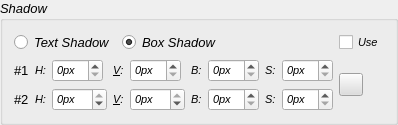
                            <widget class="QGroupBox" name="gbTextShadow">
                             <property name="minimumSize">
                              <size>
                               <width>0</width>
                               <height>110</height>
                              </size>
                             </property>
                             <property name="font">
                              <font>
                               <family>Arial</family>
                               <pointsize>10</pointsize>
                               <weight>50</weight>
                               <italic>true</italic>
                               <bold>false</bold>
                              </font>
                             </property>
                             <property name="title">
                              <string>Shadow</string>
                             </property>
                             <layout class="QGridLayout" name="gridLayout_15">
                              <item row="1" column="0" colspan="3">
                               <layout class="QGridLayout" name="gridLayout_14">
                                <item row="0" column="0">
                                 <widget class="QLabel" name="label_85">
                                  <property name="font">
                                   <font>
                                    <family>Arial</family>
                                    <pointsize>10</pointsize>
                                    <weight>50</weight>
                                    <italic>false</italic>
                                    <bold>false</bold>
                                   </font>
                                  </property>
                                  <property name="text">
                                   <string>#1</string>
                                  </property>
                                 </widget>
                                </item>
                                <item row="0" column="1">
                                 <widget class="QLabel" name="label_37">
                                  <property name="font">
                                   <font>
                                    <family>Arial</family>
                                    <pointsize>8</pointsize>
                                    <weight>50</weight>
                                    <italic>true</italic>
                                    <bold>false</bold>
                                   </font>
                                  </property>
                                  <property name="text">
                                   <string>H:</string>
                                  </property>
                                  <property name="buddy">
                                   <cstring>sbShadowHoriz1</cstring>
                                  </property>
                                 </widget>
                                </item>
                                <item row="0" column="2">
                                 <widget class="QSpinBox" name="sbShadowHoriz1">
                                  <property name="sizePolicy">
                                   <sizepolicy hsizetype="Fixed" vsizetype="Fixed">
                                    <horstretch>0</horstretch>
                                    <verstretch>0</verstretch>
                                   </sizepolicy>
                                  </property>
                                  <property name="font">
                                   <font>
                                    <family>Arial</family>
                                    <pointsize>8</pointsize>
                                    <weight>50</weight>
                                    <italic>true</italic>
                                    <bold>false</bold>
                                   </font>
                                  </property>
                                  <property name="toolTip">
                                   <string>Horizontal displacement</string>
                                  </property>
                                  <property name="suffix">
                                   <string>px</string>
                                  </property>
                                 </widget>
                                </item>
                                <item row="0" column="3">
                                 <widget class="QLabel" name="label_38">
                                  <property name="font">
                                   <font>
                                    <family>Arial</family>
                                    <pointsize>8</pointsize>
                                    <weight>50</weight>
                                    <italic>true</italic>
                                    <bold>false</bold>
                                   </font>
                                  </property>
                                  <property name="text">
                                   <string>&amp;V:</string>
                                  </property>
                                  <property name="buddy">
                                   <cstring>sbShadowVert1</cstring>
                                  </property>
                                 </widget>
                                </item>
                                <item row="0" column="4">
                                 <widget class="QSpinBox" name="sbShadowVert1">
                                  <property name="sizePolicy">
                                   <sizepolicy hsizetype="Fixed" vsizetype="Fixed">
                                    <horstretch>0</horstretch>
                                    <verstretch>0</verstretch>
                                   </sizepolicy>
                                  </property>
                                  <property name="font">
                                   <font>
                                    <family>Arial</family>
                                    <pointsize>8</pointsize>
                                    <weight>50</weight>
                                    <italic>true</italic>
                                    <bold>false</bold>
                                   </font>
                                  </property>
                                  <property name="toolTip">
                                   <string>Vertical displacement</string>
                                  </property>
                                  <property name="suffix">
                                   <string>px</string>
                                  </property>
                                 </widget>
                                </item>
                                <item row="0" column="5">
                                 <widget class="QLabel" name="label_39">
                                  <property name="font">
                                   <font>
                                    <family>Arial</family>
                                    <pointsize>8</pointsize>
                                    <weight>50</weight>
                                    <italic>true</italic>
                                    <bold>false</bold>
                                   </font>
                                  </property>
                                  <property name="text">
                                   <string>B:</string>
                                  </property>
                                  <property name="buddy">
                                   <cstring>sbShadowBlur1</cstring>
                                  </property>
                                 </widget>
                                </item>
                                <item row="0" column="6">
                                 <widget class="QSpinBox" name="sbShadowBlur1">
                                  <property name="sizePolicy">
                                   <sizepolicy hsizetype="Fixed" vsizetype="Fixed">
                                    <horstretch>0</horstretch>
                                    <verstretch>0</verstretch>
                                   </sizepolicy>
                                  </property>
                                  <property name="font">
                                   <font>
                                    <family>Arial</family>
                                    <pointsize>8</pointsize>
                                    <weight>50</weight>
                                    <italic>true</italic>
                                    <bold>false</bold>
                                   </font>
                                  </property>
                                  <property name="toolTip">
                                   <string>Blur in pixels</string>
                                  </property>
                                  <property name="suffix">
                                   <string>px</string>
                                  </property>
                                 </widget>
                                </item>
                                <item row="0" column="7">
                                 <widget class="QLabel" name="label_87">
                                  <property name="font">
                                   <font>
                                    <family>Arial</family>
                                    <pointsize>8</pointsize>
                                    <weight>50</weight>
                                    <italic>true</italic>
                                    <bold>false</bold>
                                   </font>
                                  </property>
                                  <property name="text">
                                   <string>S:</string>
                                  </property>
                                  <property name="buddy">
                                   <cstring>sbShadowBlur1</cstring>
                                  </property>
                                 </widget>
                                </item>
                                <item row="0" column="8">
                                 <widget class="QSpinBox" name="sbShadowSpread1">
                                  <property name="sizePolicy">
                                   <sizepolicy hsizetype="Fixed" vsizetype="Fixed">
                                    <horstretch>0</horstretch>
                                    <verstretch>0</verstretch>
                                   </sizepolicy>
                                  </property>
                                  <property name="font">
                                   <font>
                                    <family>Arial</family>
                                    <pointsize>8</pointsize>
                                    <weight>50</weight>
                                    <italic>true</italic>
                                    <bold>false</bold>
                                   </font>
                                  </property>
                                  <property name="toolTip">
                                   <string>Spread in pixels</string>
                                  </property>
                                  <property name="suffix">
                                   <string>px</string>
                                  </property>
                                 </widget>
                                </item>
                                <item row="1" column="0">
                                 <widget class="QLabel" name="label_86">
                                  <property name="font">
                                   <font>
                                    <family>Arial</family>
                                    <pointsize>10</pointsize>
                                    <weight>50</weight>
                                    <italic>false</italic>
                                    <bold>false</bold>
                                   </font>
                                  </property>
                                  <property name="text">
                                   <string>#2</string>
                                  </property>
                                 </widget>
                                </item>
                                <item row="1" column="1">
                                 <widget class="QLabel" name="label_83">
                                  <property name="font">
                                   <font>
                                    <family>Arial</family>
                                    <pointsize>8</pointsize>
                                    <weight>50</weight>
                                    <italic>true</italic>
                                    <bold>false</bold>
                                   </font>
                                  </property>
                                  <property name="text">
                                   <string>H:</string>
                                  </property>
                                  <property name="buddy">
                                   <cstring>sbShadowHoriz1</cstring>
                                  </property>
                                 </widget>
                                </item>
                                <item row="1" column="2">
                                 <widget class="QSpinBox" name="sbShadowHoriz2">
                                  <property name="sizePolicy">
                                   <sizepolicy hsizetype="Fixed" vsizetype="Fixed">
                                    <horstretch>0</horstretch>
                                    <verstretch>0</verstretch>
                                   </sizepolicy>
                                  </property>
                                  <property name="font">
                                   <font>
                                    <family>Arial</family>
                                    <pointsize>8</pointsize>
                                    <weight>50</weight>
                                    <italic>true</italic>
                                    <bold>false</bold>
                                   </font>
                                  </property>
                                  <property name="toolTip">
                                   <string>Horizontal displacement</string>
                                  </property>
                                  <property name="suffix">
                                   <string>px</string>
                                  </property>
                                  <property name="minimum">
                                   <number>-99</number>
                                  </property>
                                  <property name="maximum">
                                   <number>0</number>
                                  </property>
                                 </widget>
                                </item>
                                <item row="1" column="3">
                                 <widget class="QLabel" name="label_84">
                                  <property name="font">
                                   <font>
                                    <family>Arial</family>
                                    <pointsize>8</pointsize>
                                    <weight>50</weight>
                                    <italic>true</italic>
                                    <bold>false</bold>
                                   </font>
                                  </property>
                                  <property name="text">
                                   <string>&amp;V:</string>
                                  </property>
                                  <property name="buddy">
                                   <cstring>sbShadowVert1</cstring>
                                  </property>
                                 </widget>
                                </item>
                                <item row="1" column="4">
                                 <widget class="QSpinBox" name="sbShadowVert2">
                                  <property name="sizePolicy">
                                   <sizepolicy hsizetype="Fixed" vsizetype="Fixed">
                                    <horstretch>0</horstretch>
                                    <verstretch>0</verstretch>
                                   </sizepolicy>
                                  </property>
                                  <property name="font">
                                   <font>
                                    <family>Arial</family>
                                    <pointsize>8</pointsize>
                                    <weight>50</weight>
                                    <italic>true</italic>
                                    <bold>false</bold>
                                   </font>
                                  </property>
                                  <property name="toolTip">
                                   <string>Vertical displacement</string>
                                  </property>
                                  <property name="suffix">
                                   <string>px</string>
                                  </property>
                                  <property name="minimum">
                                   <number>-99</number>
                                  </property>
                                  <property name="maximum">
                                   <number>0</number>
                                  </property>
                                 </widget>
                                </item>
                                <item row="1" column="5">
                                 <widget class="QLabel" name="label_82">
                                  <property name="font">
                                   <font>
                                    <family>Arial</family>
                                    <pointsize>8</pointsize>
                                    <weight>50</weight>
                                    <italic>true</italic>
                                    <bold>false</bold>
                                   </font>
                                  </property>
                                  <property name="text">
                                   <string>B:</string>
                                  </property>
                                  <property name="buddy">
                                   <cstring>sbShadowBlur1</cstring>
                                  </property>
                                 </widget>
                                </item>
                                <item row="1" column="6">
                                 <widget class="QSpinBox" name="sbShadowBlur2">
                                  <property name="sizePolicy">
                                   <sizepolicy hsizetype="Fixed" vsizetype="Fixed">
                                    <horstretch>0</horstretch>
                                    <verstretch>0</verstretch>
                                   </sizepolicy>
                                  </property>
                                  <property name="font">
                                   <font>
                                    <family>Arial</family>
                                    <pointsize>8</pointsize>
                                    <weight>50</weight>
                                    <italic>true</italic>
                                    <bold>false</bold>
                                   </font>
                                  </property>
                                  <property name="toolTip">
                                   <string>Blur in pixels</string>
                                  </property>
                                  <property name="suffix">
                                   <string>px</string>
                                  </property>
                                 </widget>
                                </item>
                                <item row="1" column="7">
                                 <widget class="QLabel" name="label_88">
                                  <property name="font">
                                   <font>
                                    <family>Arial</family>
                                    <pointsize>8</pointsize>
                                    <weight>50</weight>
                                    <italic>true</italic>
                                    <bold>false</bold>
                                   </font>
                                  </property>
                                  <property name="text">
                                   <string>S:</string>
                                  </property>
                                  <property name="buddy">
                                   <cstring>sbShadowBlur1</cstring>
                                  </property>
                                 </widget>
                                </item>
                                <item row="1" column="8">
                                 <widget class="QSpinBox" name="sbShadowSpread2">
                                  <property name="sizePolicy">
                                   <sizepolicy hsizetype="Fixed" vsizetype="Fixed">
                                    <horstretch>0</horstretch>
                                    <verstretch>0</verstretch>
                                   </sizepolicy>
                                  </property>
                                  <property name="font">
                                   <font>
                                    <family>Arial</family>
                                    <pointsize>8</pointsize>
                                    <weight>50</weight>
                                    <italic>true</italic>
                                    <bold>false</bold>
                                   </font>
                                  </property>
                                  <property name="toolTip">
                                   <string>Spread in pixels</string>
                                  </property>
                                  <property name="suffix">
                                   <string>px</string>
                                  </property>
                                 </widget>
                                </item>
                               </layout>
                              </item>
                              <item row="0" column="1">
                               <widget class="QRadioButton" name="rbBoxShadow">
                                <property name="text">
                                 <string>Box Shadow</string>
                                </property>
                                <property name="checked">
                                 <bool>true</bool>
                                </property>
                               </widget>
                              </item>
                              <item row="0" column="3">
                               <widget class="QCheckBox" name="chkShadowOn">
                                <property name="font">
                                 <font>
                                  <family>Arial</family>
                                  <pointsize>8</pointsize>
                                  <weight>50</weight>
                                  <italic>true</italic>
                                  <bold>false</bold>
                                 </font>
                                </property>
                                <property name="text">
                                 <string>Use</string>
                                </property>
                               </widget>
                              </item>
                              <item row="0" column="0">
                               <widget class="QRadioButton" name="rbTextShadow">
                                <property name="text">
                                 <string>Text Shadow</string>
                                </property>
                               </widget>
                              </item>
                              <item row="1" column="3">
                               <widget class="QToolButton" name="btnShadowColor">
                                <property name="font">
                                 <font>
                                  <family>MS Shell Dlg 2</family>
                                  <pointsize>8</pointsize>
                                  <weight>50</weight>
                                  <italic>false</italic>
                                  <bold>false</bold>
                                 </font>
                                </property>
                                <property name="toolTip">
                                 <string>Shadow color. Same for both</string>
                                </property>
                                <property name="styleSheet">
                                 <string notr="true">QToolButton {background-color:#ddd;}</string>
                                </property>
                                <property name="text">
                                 <string/>
                                </property>
                               </widget>
                              </item>
                             </layout>
                             <zorder>chkShadowOn</zorder>
                             <zorder>rbTextShadow</zorder>
                             <zorder>rbBoxShadow</zorder>
                             <zorder>btnShadowColor</zorder>
                            </widget>
